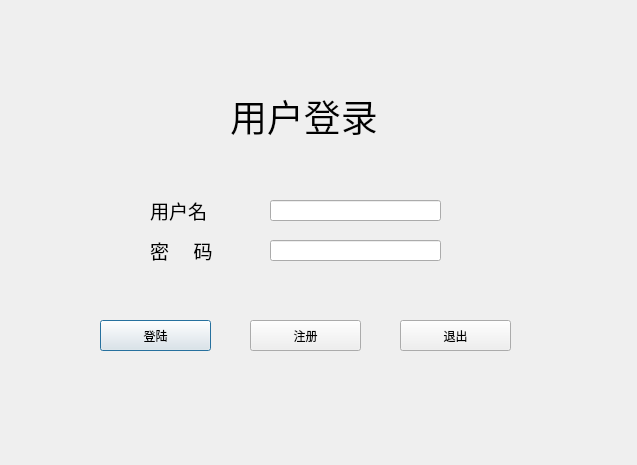
<?xml version="1.0" encoding="UTF-8"?>
<ui version="4.0">
 <class>Login</class>
 <widget class="QDialog" name="Login">
  <property name="geometry">
   <rect>
    <x>0</x>
    <y>0</y>
    <width>637</width>
    <height>465</height>
   </rect>
  </property>
  <property name="windowTitle">
   <string>Dialog</string>
  </property>
  <widget class="QLabel" name="label">
   <property name="geometry">
    <rect>
     <x>230</x>
     <y>70</y>
     <width>221</width>
     <height>91</height>
    </rect>
   </property>
   <property name="font">
    <font>
     <family>幼圆</family>
     <pointsize>28</pointsize>
    </font>
   </property>
   <property name="text">
    <string>用户登录</string>
   </property>
  </widget>
  <widget class="QLabel" name="label_2">
   <property name="geometry">
    <rect>
     <x>150</x>
     <y>200</y>
     <width>61</width>
     <height>21</height>
    </rect>
   </property>
   <property name="font">
    <font>
     <family>Agency FB</family>
     <pointsize>14</pointsize>
    </font>
   </property>
   <property name="text">
    <string>用户名</string>
   </property>
  </widget>
  <widget class="QLabel" name="label_3">
   <property name="geometry">
    <rect>
     <x>150</x>
     <y>240</y>
     <width>91</width>
     <height>21</height>
    </rect>
   </property>
   <property name="font">
    <font>
     <family>Agency FB</family>
     <pointsize>14</pointsize>
    </font>
   </property>
   <property name="text">
    <string>密     码</string>
   </property>
  </widget>
  <widget class="QLineEdit" name="usrLineEdit">
   <property name="geometry">
    <rect>
     <x>270</x>
     <y>200</y>
     <width>171</width>
     <height>21</height>
    </rect>
   </property>
  </widget>
  <widget class="QLineEdit" name="pwdLineEdit">
   <property name="geometry">
    <rect>
     <x>270</x>
     <y>240</y>
     <width>171</width>
     <height>21</height>
    </rect>
   </property>
   <property name="echoMode">
    <enum>QLineEdit::Password</enum>
   </property>
  </widget>
  <widget class="QPushButton" name="pushButton">
   <property name="geometry">
    <rect>
     <x>100</x>
     <y>320</y>
     <width>111</width>
     <height>31</height>
    </rect>
   </property>
   <property name="text">
    <string>登陆</string>
   </property>
  </widget>
  <widget class="QPushButton" name="pushButton_2">
   <property name="geometry">
    <rect>
     <x>250</x>
     <y>320</y>
     <width>111</width>
     <height>31</height>
    </rect>
   </property>
   <property name="text">
    <string>注册</string>
   </property>
  </widget>
  <widget class="QPushButton" name="pushButton_3">
   <property name="geometry">
    <rect>
     <x>400</x>
     <y>320</y>
     <width>111</width>
     <height>31</height>
    </rect>
   </property>
   <property name="text">
    <string>退出</string>
   </property>
  </widget>
 </widget>
 <resources/>
 <connections/>
</ui>
